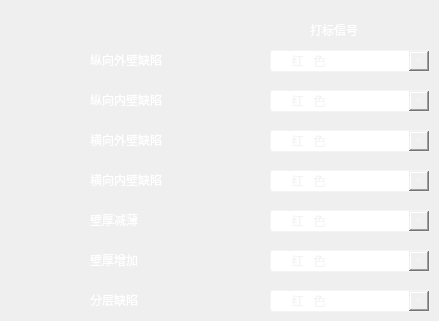
   <widget class="QWidget" name="tab">
    <attribute name="title">
     <string>打标</string>
    </attribute>
    <widget class="QLabel" name="label">
     <property name="geometry">
      <rect>
       <x>310</x>
       <y>20</y>
       <width>65</width>
       <height>20</height>
      </rect>
     </property>
     <property name="minimumSize">
      <size>
       <width>65</width>
       <height>20</height>
      </size>
     </property>
     <property name="maximumSize">
      <size>
       <width>65</width>
       <height>20</height>
      </size>
     </property>
     <property name="styleSheet">
      <string notr="true">QLabel{
color: rgb(255, 255, 255);
font: 75 12pt &quot;新宋体&quot;;
}</string>
     </property>
     <property name="text">
      <string>打标信号</string>
     </property>
    </widget>
    <widget class="QLabel" name="label_2">
     <property name="geometry">
      <rect>
       <x>90</x>
       <y>50</y>
       <width>100</width>
       <height>20</height>
      </rect>
     </property>
     <property name="minimumSize">
      <size>
       <width>100</width>
       <height>20</height>
      </size>
     </property>
     <property name="maximumSize">
      <size>
       <width>100</width>
       <height>20</height>
      </size>
     </property>
     <property name="styleSheet">
      <string notr="true">QLabel{
color: rgb(255, 255, 255);
font: 75 12pt &quot;新宋体&quot;;
}</string>
     </property>
     <property name="text">
      <string>纵向外壁缺陷</string>
     </property>
    </widget>
    <widget class="QLabel" name="label_3">
     <property name="geometry">
      <rect>
       <x>90</x>
       <y>90</y>
       <width>100</width>
       <height>20</height>
      </rect>
     </property>
     <property name="minimumSize">
      <size>
       <width>100</width>
       <height>20</height>
      </size>
     </property>
     <property name="maximumSize">
      <size>
       <width>100</width>
       <height>20</height>
      </size>
     </property>
     <property name="styleSheet">
      <string notr="true">QLabel{
color: rgb(255, 255, 255);
font: 75 12pt &quot;新宋体&quot;;
}</string>
     </property>
     <property name="text">
      <string>纵向内壁缺陷</string>
     </property>
    </widget>
    <widget class="QLabel" name="label_4">
     <property name="geometry">
      <rect>
       <x>90</x>
       <y>130</y>
       <width>100</width>
       <height>20</height>
      </rect>
     </property>
     <property name="minimumSize">
      <size>
       <width>100</width>
       <height>20</height>
      </size>
     </property>
     <property name="maximumSize">
      <size>
       <width>100</width>
       <height>20</height>
      </size>
     </property>
     <property name="styleSheet">
      <string notr="true">QLabel{
color: rgb(255, 255, 255);
font: 75 12pt &quot;新宋体&quot;;
}</string>
     </property>
     <property name="text">
      <string>横向外壁缺陷</string>
     </property>
    </widget>
    <widget class="QLabel" name="label_5">
     <property name="geometry">
      <rect>
       <x>90</x>
       <y>170</y>
       <width>100</width>
       <height>20</height>
      </rect>
     </property>
     <property name="minimumSize">
      <size>
       <width>100</width>
       <height>20</height>
      </size>
     </property>
     <property name="maximumSize">
      <size>
       <width>100</width>
       <height>20</height>
      </size>
     </property>
     <property name="styleSheet">
      <string notr="true">QLabel{
color: rgb(255, 255, 255);
font: 75 12pt &quot;新宋体&quot;;
}</string>
     </property>
     <property name="text">
      <string>横向内壁缺陷</string>
     </property>
    </widget>
    <widget class="QLabel" name="label_6">
     <property name="geometry">
      <rect>
       <x>90</x>
       <y>210</y>
       <width>100</width>
       <height>20</height>
      </rect>
     </property>
     <property name="minimumSize">
      <size>
       <width>100</width>
       <height>20</height>
      </size>
     </property>
     <property name="maximumSize">
      <size>
       <width>100</width>
       <height>20</height>
      </size>
     </property>
     <property name="styleSheet">
      <string notr="true">QLabel{
color: rgb(255, 255, 255);
font: 75 12pt &quot;新宋体&quot;;
}</string>
     </property>
     <property name="text">
      <string>壁厚减薄</string>
     </property>
    </widget>
    <widget class="QLabel" name="label_7">
     <property name="geometry">
      <rect>
       <x>90</x>
       <y>250</y>
       <width>100</width>
       <height>20</height>
      </rect>
     </property>
     <property name="minimumSize">
      <size>
       <width>100</width>
       <height>20</height>
      </size>
     </property>
     <property name="maximumSize">
      <size>
       <width>100</width>
       <height>20</height>
      </size>
     </property>
     <property name="styleSheet">
      <string notr="true">QLabel{
color: rgb(255, 255, 255);
font: 75 12pt &quot;新宋体&quot;;
}</string>
     </property>
     <property name="text">
      <string>壁厚增加</string>
     </property>
    </widget>
    <widget class="QLabel" name="label_8">
     <property name="geometry">
      <rect>
       <x>90</x>
       <y>290</y>
       <width>100</width>
       <height>20</height>
      </rect>
     </property>
     <property name="minimumSize">
      <size>
       <width>100</width>
       <height>20</height>
      </size>
     </property>
     <property name="maximumSize">
      <size>
       <width>100</width>
       <height>20</height>
      </size>
     </property>
     <property name="styleSheet">
      <string notr="true">QLabel{
color: rgb(255, 255, 255);
font: 75 12pt &quot;新宋体&quot;;
}</string>
     </property>
     <property name="text">
      <string>分层缺陷</string>
     </property>
    </widget>
    <widget class="QComboBox" name="comboBoxYOut">
     <property name="geometry">
      <rect>
       <x>270</x>
       <y>50</y>
       <width>160</width>
       <height>22</height>
      </rect>
     </property>
     <property name="minimumSize">
      <size>
       <width>160</width>
       <height>22</height>
      </size>
     </property>
     <property name="maximumSize">
      <size>
       <width>160</width>
       <height>22</height>
      </size>
     </property>
     <property name="styleSheet">
      <string notr="true">QComboBox{font: 12pt &quot;新宋体&quot;;
color: rgb(244, 244, 244);
}
QComboBox {
border: 1px solid rgb(244,244,244);
border-radius: 3px;
}
QComboBox::drop-down{
width:20px;
}




</string>
     </property>
     <item>
      <property name="text">
       <string>     红   色</string>
      </property>
     </item>
     <item>
      <property name="text">
       <string>     黄   色</string>
      </property>
     </item>
     <item>
      <property name="text">
       <string>     白   色</string>
      </property>
     </item>
     <item>
      <property name="text">
       <string>     N O N E</string>
      </property>
     </item>
    </widget>
    <widget class="QComboBox" name="comboBoxYIn">
     <property name="geometry">
      <rect>
       <x>270</x>
       <y>90</y>
       <width>160</width>
       <height>22</height>
      </rect>
     </property>
     <property name="minimumSize">
      <size>
       <width>160</width>
       <height>22</height>
      </size>
     </property>
     <property name="maximumSize">
      <size>
       <width>160</width>
       <height>22</height>
      </size>
     </property>
     <property name="styleSheet">
      <string notr="true">QComboBox{font: 12pt &quot;新宋体&quot;;
color: rgb(244, 244, 244);
}
QComboBox {
border: 1px solid rgb(244,244,244);
border-radius: 3px;
}
QComboBox::drop-down{
width:20px;
}




</string>
     </property>
     <item>
      <property name="text">
       <string>     红   色</string>
      </property>
     </item>
     <item>
      <property name="text">
       <string>     黄   色</string>
      </property>
     </item>
     <item>
      <property name="text">
       <string>     白   色</string>
      </property>
     </item>
     <item>
      <property name="text">
       <string>     N O N E</string>
      </property>
     </item>
    </widget>
    <widget class="QComboBox" name="comboBoxXOut">
     <property name="geometry">
      <rect>
       <x>270</x>
       <y>130</y>
       <width>160</width>
       <height>22</height>
      </rect>
     </property>
     <property name="minimumSize">
      <size>
       <width>160</width>
       <height>22</height>
      </size>
     </property>
     <property name="maximumSize">
      <size>
       <width>160</width>
       <height>22</height>
      </size>
     </property>
     <property name="styleSheet">
      <string notr="true">QComboBox{font: 12pt &quot;新宋体&quot;;
color: rgb(244, 244, 244);
}
QComboBox {
border: 1px solid rgb(244,244,244);
border-radius: 3px;
}
QComboBox::drop-down{
width:20px;
}




</string>
     </property>
     <item>
      <property name="text">
       <string>     红   色</string>
      </property>
     </item>
     <item>
      <property name="text">
       <string>     黄   色</string>
      </property>
     </item>
     <item>
      <property name="text">
       <string>     白   色</string>
      </property>
     </item>
     <item>
      <property name="text">
       <string>     N O N E</string>
      </property>
     </item>
    </widget>
    <widget class="QComboBox" name="comboBoxXIn">
     <property name="geometry">
      <rect>
       <x>270</x>
       <y>170</y>
       <width>160</width>
       <height>22</height>
      </rect>
     </property>
     <property name="minimumSize">
      <size>
       <width>160</width>
       <height>22</height>
      </size>
     </property>
     <property name="maximumSize">
      <size>
       <width>160</width>
       <height>22</height>
      </size>
     </property>
     <property name="styleSheet">
      <string notr="true">QComboBox{font: 12pt &quot;新宋体&quot;;
color: rgb(244, 244, 244);
}
QComboBox {
border: 1px solid rgb(244,244,244);
border-radius: 3px;
}
QComboBox::drop-down{
width:20px;
}




</string>
     </property>
     <item>
      <property name="text">
       <string>     红   色</string>
      </property>
     </item>
     <item>
      <property name="text">
       <string>     黄   色</string>
      </property>
     </item>
     <item>
      <property name="text">
       <string>     白   色</string>
      </property>
     </item>
     <item>
      <property name="text">
       <string>     N O N E</string>
      </property>
     </item>
    </widget>
    <widget class="QComboBox" name="comboBoxPlyCut">
     <property name="geometry">
      <rect>
       <x>270</x>
       <y>210</y>
       <width>160</width>
       <height>22</height>
      </rect>
     </property>
     <property name="minimumSize">
      <size>
       <width>160</width>
       <height>22</height>
      </size>
     </property>
     <property name="maximumSize">
      <size>
       <width>160</width>
       <height>22</height>
      </size>
     </property>
     <property name="styleSheet">
      <string notr="true">QComboBox{font: 12pt &quot;新宋体&quot;;
color: rgb(244, 244, 244);
}
QComboBox {
border: 1px solid rgb(244,244,244);
border-radius: 3px;
}
QComboBox::drop-down{
width:20px;
}




</string>
     </property>
     <item>
      <property name="text">
       <string>     红   色</string>
      </property>
     </item>
     <item>
      <property name="text">
       <string>     黄   色</string>
      </property>
     </item>
     <item>
      <property name="text">
       <string>     白   色</string>
      </property>
     </item>
     <item>
      <property name="text">
       <string>     N O N E</string>
      </property>
     </item>
    </widget>
    <widget class="QComboBox" name="comboBoxPlyAdd">
     <property name="geometry">
      <rect>
       <x>270</x>
       <y>250</y>
       <width>160</width>
       <height>22</height>
      </rect>
     </property>
     <property name="minimumSize">
      <size>
       <width>160</width>
       <height>22</height>
      </size>
     </property>
     <property name="maximumSize">
      <size>
       <width>160</width>
       <height>22</height>
      </size>
     </property>
     <property name="styleSheet">
      <string notr="true">QComboBox{font: 12pt &quot;新宋体&quot;;
color: rgb(244, 244, 244);
}
QComboBox {
border: 1px solid rgb(244,244,244);
border-radius: 3px;
}
QComboBox::drop-down{
width:20px;
}




</string>
     </property>
     <item>
      <property name="text">
       <string>     红   色</string>
      </property>
     </item>
     <item>
      <property name="text">
       <string>     黄   色</string>
      </property>
     </item>
     <item>
      <property name="text">
       <string>     白   色</string>
      </property>
     </item>
     <item>
      <property name="text">
       <string>     N O N E</string>
      </property>
     </item>
    </widget>
    <widget class="QComboBox" name="comboBoxLayering">
     <property name="geometry">
      <rect>
       <x>270</x>
       <y>290</y>
       <width>160</width>
       <height>22</height>
      </rect>
     </property>
     <property name="minimumSize">
      <size>
       <width>160</width>
       <height>22</height>
      </size>
     </property>
     <property name="maximumSize">
      <size>
       <width>160</width>
       <height>22</height>
      </size>
     </property>
     <property name="styleSheet">
      <string notr="true">QComboBox{font: 12pt &quot;新宋体&quot;;
color: rgb(244, 244, 244);
}
QComboBox {
border: 1px solid rgb(244,244,244);
border-radius: 3px;
}
QComboBox::drop-down{
width:20px;
}




</string>
     </property>
     <item>
      <property name="text">
       <string>     红   色</string>
      </property>
     </item>
     <item>
      <property name="text">
       <string>     黄   色</string>
      </property>
     </item>
     <item>
      <property name="text">
       <string>     白   色</string>
      </property>
     </item>
     <item>
      <property name="text">
       <string>     N O N E</string>
      </property>
     </item>
    </widget>
   </widget>
